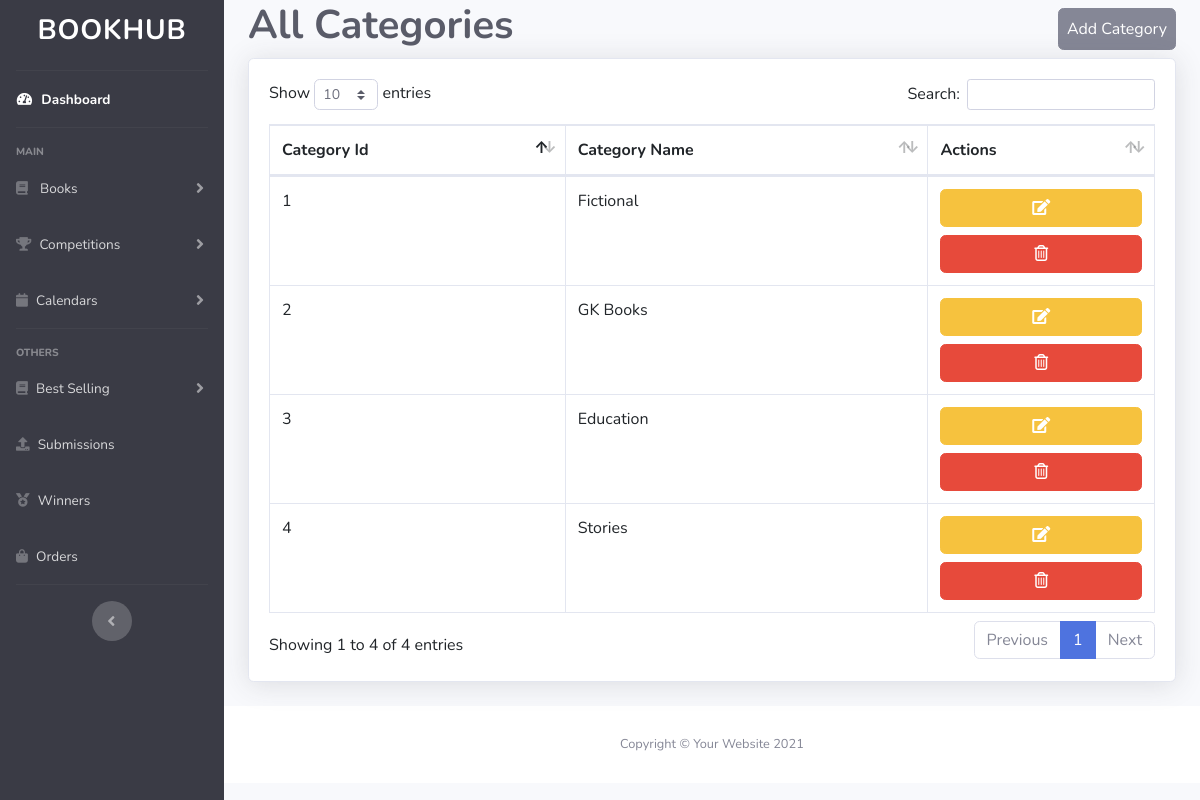
/admin/allbookcategories.php, run on the app's committed database.
### tables this page shows
CREATE TABLE `bookcategory` (
  `category_id` int(11) NOT NULL,
  `category_name` varchar(60) NOT NULL
);

### admin/allbookcategories.php (the view)
<?php
include("includes/header.php");
$query = "SELECT * FROM bookcategory";
$cateData = mysqli_query($conn, $query);
?>
<div class="container-fluid">
    <div class=" d-flex flex-row
     justify-content-between align-items-center">
    <h1 class="h1 fw-bold mb-2 text-gray-800">All Categories</h1>
    <a href="addbookcategories.php" class="btn btn-secondary p-2 my-2">Add Category</a>
    </div>
<div class="card shadow mb-4">
    <div class="card-body">
        <div class="table-responsive">
            <table class="table table-bordered" id="dataTable" width="100%" cellspacing="0">
                <thead>
                    <tr>
                        <th>Category Id</th>
                        <th>Category Name</th>
                        <th>Actions</th>
                    </tr>
                </thead>
                <tbody>
                    <?php foreach ($cateData as $category) { ?>
                        <tr>
                            <td><?php echo $category["category_id"] ?></td>
                            <td><?php echo $category["category_name"] ?></td>
                            <td>
                                <a href="updatebookcategories.php?id=<?php echo $category["category_id"] ?>"
                                    class="btn btn-warning btn-block"><i class="fa fa-pen-to-square"></i></a>
                                <a href="deletebookcategories.php?id=<?php echo $category["category_id"] ?>"
                                    class="btn btn-danger btn-block"><i class="fa-regular fa-trash-can"></i></a>
                            </td>
                        </tr>
                    <?php } ?>
                </tbody>
            </table>
        </div>
    </div>
</div>
</div>
<?php include("includes/footer.php"); ?>

### admin/assest/css/style.css (style rules this page uses)
table td, table th { white-space: nowrap; }

### data on the page
bookcategory: category_id "3", category_name "Education"
bookcategory: category_id "1", category_name "Fictional"
bookcategory: category_id "2", category_name "GK Books"
bookcategory: category_id "4", category_name "Stories"
